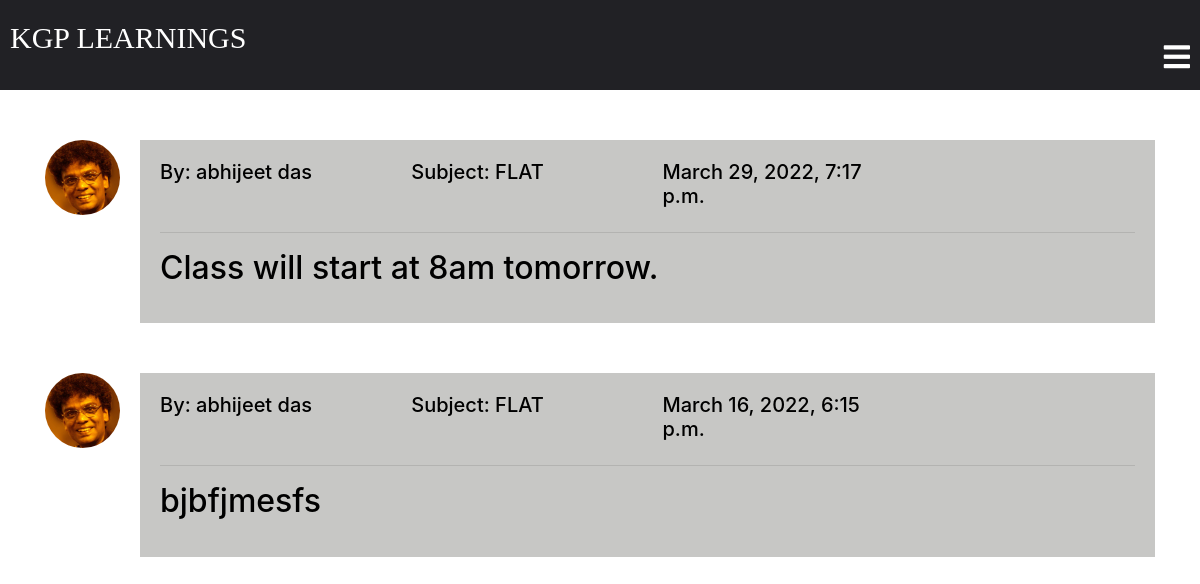
The page /classroom/student/16/class_notice (signed in) on the database its author committed.
### classroom/models.py (models this page shows, shortened)
class ClassNotice(models.Model):
    teacher = models.ForeignKey(
        Teacher, related_name='teacher', on_delete=models.CASCADE)
    message_html = models.TextField(editable=False)
    created_at = models.DateTimeField(auto_now=True)
    students = models.ManyToManyField(Student, related_name='class_notice')
    message = models.TextField()
    class Meta:
        unique_together = ['teacher', 'message']
        ordering = ['-created_at']

class Teacher(models.Model):
    user = models.OneToOneField(
        User, on_delete=models.CASCADE, primary_key=True, related_name='Teacher')
    teacher_profile_pic = models.ImageField(
        upload_to="classroom/teacher_profile_pic", blank=True)
    subject_name = models.CharField(max_length=250)
    email = models.EmailField(max_length=254)
    name = models.CharField(max_length=250)
    class_students = models.ManyToManyField(Student, through="StudentsInClass")
    phone = models.IntegerField()

### classroom/views.py (the view)
# urls.py: path('student/<int:pk>/class_notice',views.class_notice,name="class_notice"),
@login_required
def class_notice(request, pk):
    student = get_object_or_404(models.Student, pk=pk)
    template = "class_notice_list.html"
    context = {'student': student}
    return render(request, template, context)

### template/class_notice_list.html
{% extends 'base.html' %}
{% load static %}
{% block content %}
<div class="container">
  {% if student.class_notice.count == 0 %}
  <h2>No Notice Yet.</h2>
  {% else %}
  {% for notice in student.class_notice.all %}
  <div class="notice">
    <div class="row">
      <div class="col-md-1">
        {% if notice.teacher.teacher_profile_pic %}
        <img src="{{ notice.teacher.teacher_profile_pic.url }}" class="notice-img">
        {% else %}
        <img src="{% static 'images/login-avatar.PNG' %}" class="notice-img">
        {% endif %}
      </div>
      <div class="col-md-11">
        <div class="notice-details">
          <div class="row">
            <div class="col-md-3">
              <h5>By: {{ notice.teacher.name }}</h5>
            </div>
            <div class="col-md-3">
              <h5>Subject: {{ notice.teacher.subject_name }}</h5>
            </div>
            <div class="col-md-3">
              <h5>{{ notice.created_at }}</h5>
            </div>
          </div>
          <hr>
          <h2>{{ notice.message_html|safe }}</h2>
        </div>
      </div>
    </div>
  </div>
  {% endfor %}
  {% endif %}
</div>
{% endblock %}

### static/css/base.css (style rules this page uses)
.notice { margin-top: 50px; }
.notice .notice-img { border-radius: 50%; height:75px; width:75px; }
.notice .notice-details { color: black; padding: 20px; background: #c7c7c5; }

### rows shown on the page
ClassNotice: teacher.teacher_profile_pic (picture), teacher.name "abhijeet das", teacher.subject_name "FLAT", created_at "March 29, 2022, 7:17 p.m.", message_html "Class will start at 8am tomorrow."
ClassNotice: teacher.teacher_profile_pic (picture), teacher.name "abhijeet das", teacher.subject_name "FLAT", created_at "March 16, 2022, 6:15 p.m.", message_html "bjbfjmesfs"
